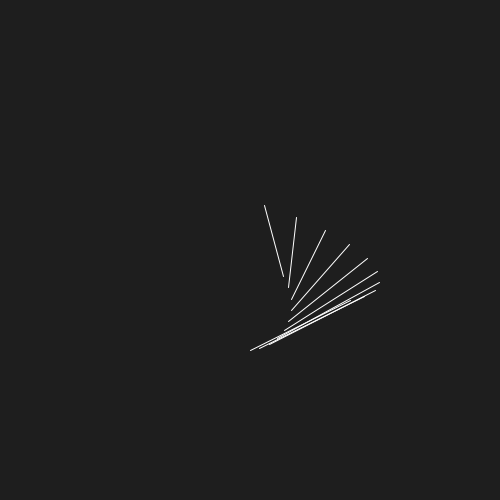
Frame 1 (no input)
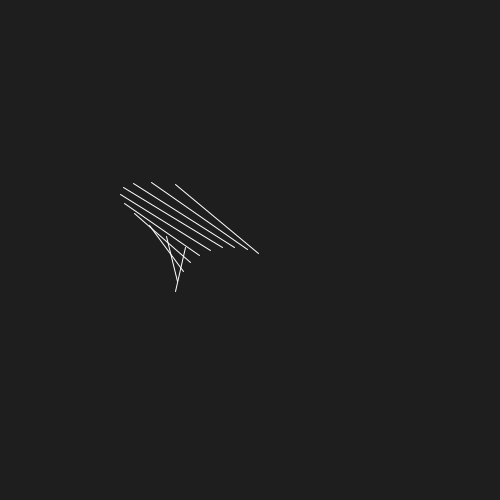
Frame 60 (the mouse pressed at the canvas centre just before this capture)
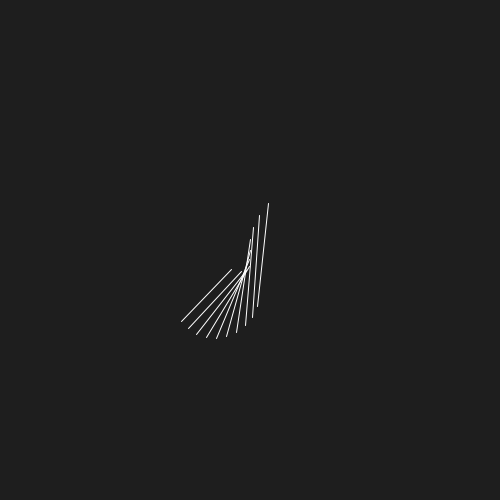
Frame 120 (the mouse held since frame 60 and released just before this capture)

The Processing sketch that drew these frames (run headless with seeded random() and noise(); from frame 60 on, the mouse is pressed at the canvas centre):

// Processing sketch: parametric
// ── parametric.pde
float t;
int numberOfLine = 10;

void setup() {
  background(30);
  size(500, 500);
  t = 0;
}

void draw() {
  background(30);
  // strokeWeight(2);
  stroke(255);
  translate(width/2, height/2);
  // point(f_1(t), f_2(t));
  // point(f_3(t), f_4(t));
  // line(f_3(t), f_4(t), f_3(t + 2), f_4(t + 2));
  for (int i = 0; i < numberOfLine; i++) {
    float k = i * 5;
    line(f_1( t + k ), f_2( t + k ), f_3( t + k ), f_4( t + k ));
  }

  t += 1;
}


float f_1( float t ) {
  float ret;
  ret = 50 * sin( t / 15 ) + 100 * cos ( t / 30 );
  return ret;
}

float f_2( float t ) {
  float ret;
  ret = 50 * cos ( t / 20 ) - 30 * sin ( t / 100 );
  return ret;
}

float f_3( float t ) {
  float ret;
  ret = 100 * sin ( t / 50 ) * cos ( t / 40);
  // ret = 100 * sin ( PI *  cos ( t / 15 ) );
  return ret;
}

float f_4( float t ) {
  float ret;
  ret = 100 * cos ( t / 50 ) * cos ( t / 40);
  return ret;
}

void keyPressed() {
  if ( key == 'a' ) {
    noLoop();
  }
  if ( key == 'b' ) {
    loop();
  }
}
